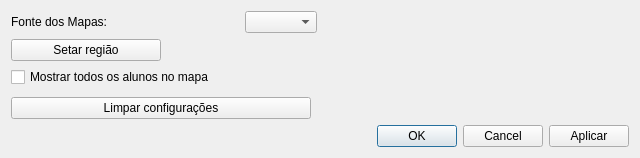
<?xml version="1.0" encoding="UTF-8"?>
<ui version="4.0">
 <class>Dialog</class>
 <widget class="QDialog" name="Dialog">
  <property name="geometry">
   <rect>
    <x>0</x>
    <y>0</y>
    <width>640</width>
    <height>158</height>
   </rect>
  </property>
  <property name="windowTitle">
   <string>Dialog</string>
  </property>
  <layout class="QGridLayout" name="gridLayout">
   <item row="3" column="0">
    <spacer name="verticalSpacer_2">
     <property name="orientation">
      <enum>Qt::Vertical</enum>
     </property>
     <property name="sizeHint" stdset="0">
      <size>
       <width>20</width>
       <height>40</height>
      </size>
     </property>
    </spacer>
   </item>
   <item row="4" column="0">
    <widget class="QPushButton" name="cleanDbButton">
     <property name="maximumSize">
      <size>
       <width>300</width>
       <height>16777215</height>
      </size>
     </property>
     <property name="text">
      <string>Limpar configurações</string>
     </property>
    </widget>
   </item>
   <item row="5" column="0" colspan="2">
    <layout class="QHBoxLayout" name="horizontalLayout_2">
     <item>
      <widget class="QDialogButtonBox" name="buttonBox">
       <property name="orientation">
        <enum>Qt::Horizontal</enum>
       </property>
       <property name="standardButtons">
        <set>QDialogButtonBox::Cancel|QDialogButtonBox::Ok</set>
       </property>
      </widget>
     </item>
     <item>
      <widget class="QPushButton" name="aplicarBtn">
       <property name="text">
        <string>Aplicar</string>
       </property>
      </widget>
     </item>
    </layout>
   </item>
   <item row="1" column="0">
    <widget class="QPushButton" name="setOsmBtn">
     <property name="maximumSize">
      <size>
       <width>150</width>
       <height>16777215</height>
      </size>
     </property>
     <property name="text">
      <string>Setar região</string>
     </property>
    </widget>
   </item>
   <item row="0" column="1">
    <spacer name="horizontalSpacer_2">
     <property name="orientation">
      <enum>Qt::Horizontal</enum>
     </property>
     <property name="sizeHint" stdset="0">
      <size>
       <width>40</width>
       <height>20</height>
      </size>
     </property>
    </spacer>
   </item>
   <item row="0" column="0">
    <layout class="QHBoxLayout" name="horizontalLayout">
     <item>
      <widget class="QLabel" name="label">
       <property name="text">
        <string>Fonte dos Mapas: </string>
       </property>
      </widget>
     </item>
     <item>
      <spacer name="horizontalSpacer">
       <property name="orientation">
        <enum>Qt::Horizontal</enum>
       </property>
       <property name="sizeHint" stdset="0">
        <size>
         <width>40</width>
         <height>20</height>
        </size>
       </property>
      </spacer>
     </item>
     <item>
      <widget class="QComboBox" name="comboBox"/>
     </item>
    </layout>
   </item>
   <item row="2" column="0">
    <widget class="QCheckBox" name="checkBoxMostrarAlunosNoMapa">
     <property name="text">
      <string>Mostrar todos os alunos no mapa</string>
     </property>
    </widget>
   </item>
  </layout>
 </widget>
 <resources/>
 <connections>
  <connection>
   <sender>buttonBox</sender>
   <signal>rejected()</signal>
   <receiver>Dialog</receiver>
   <slot>reject()</slot>
   <hints>
    <hint type="sourcelabel">
     <x>316</x>
     <y>260</y>
    </hint>
    <hint type="destinationlabel">
     <x>286</x>
     <y>274</y>
    </hint>
   </hints>
  </connection>
  <connection>
   <sender>buttonBox</sender>
   <signal>accepted()</signal>
   <receiver>Dialog</receiver>
   <slot>accept()</slot>
   <hints>
    <hint type="sourcelabel">
     <x>248</x>
     <y>254</y>
    </hint>
    <hint type="destinationlabel">
     <x>157</x>
     <y>274</y>
    </hint>
   </hints>
  </connection>
 </connections>
</ui>
